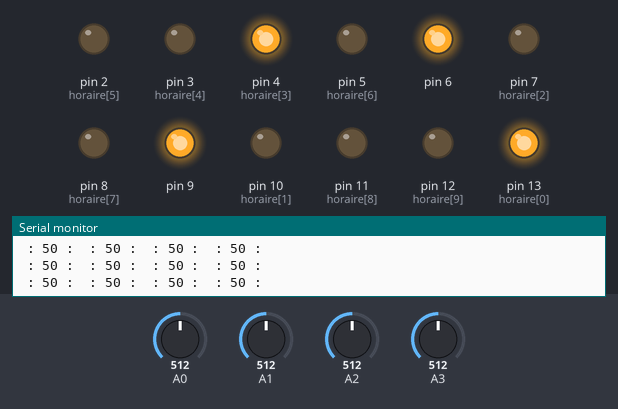
Simulated run of this sketch. Board: Arduino Uno, built with avr-gcc and run on an emulated ATmega328P. Parts: output pins drawn as LEDs (lit = HIGH), the last lines printed to the serial monitor. The inputs (shaded band) are chosen by the test bench; at power-on: A0 = 512, A1 = 512, A2 = 512, A3 = 512.

Above: at 5.8 s.
5.9 s: A0 set to 528
At 6.7 s:
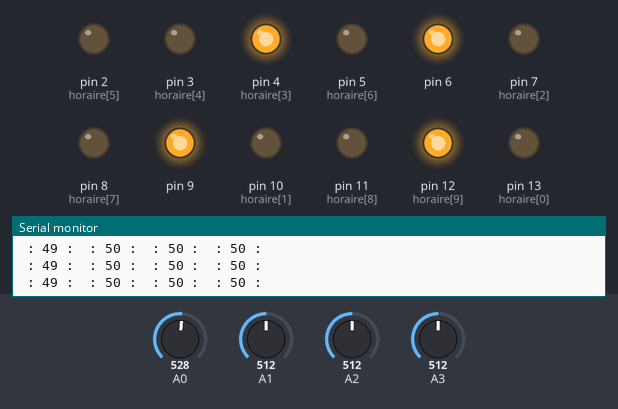
7.4 s: A1 set to 764
10.4 s: A1 set to 786
At 11.6 s:
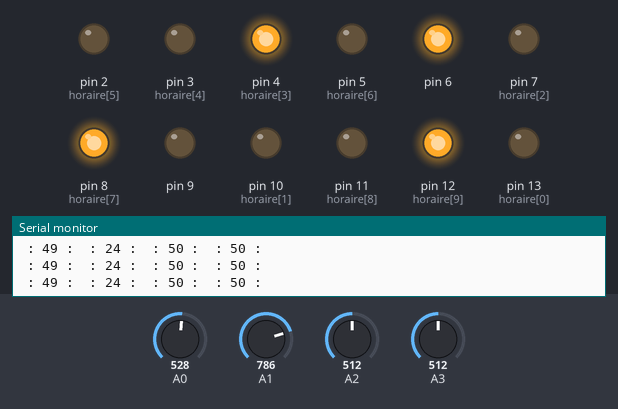
11.9 s: A2 set to 767
13.4 s: A2 set to 789
At 14.6 s:
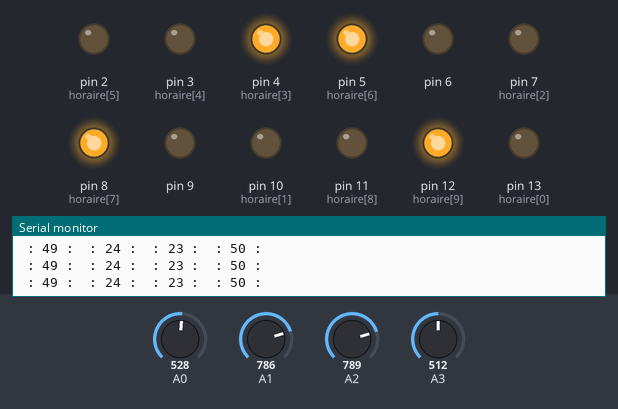
14.9 s: A3 set to 992
At 15.6 s:
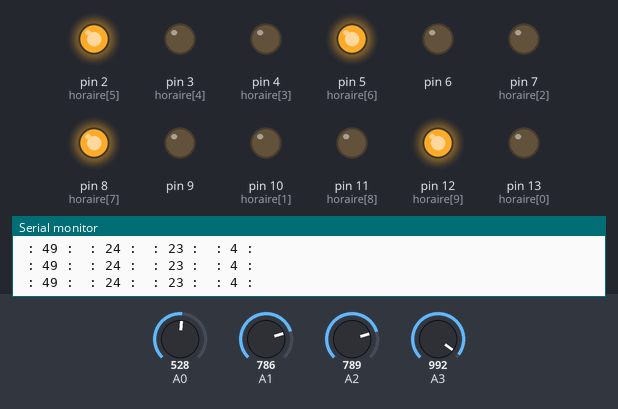
Timing chart, 0 to 17.4 s (numbered marks = the images above; inputs shaded):
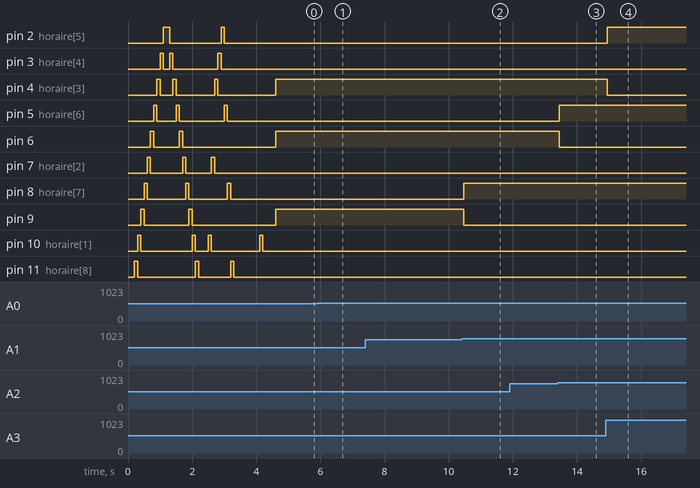

Measured:
- the behaviour switches between 521 and 522 on A0 (found by bisection; images 0 and 1)
- the behaviour switches between 777 and 778 on A1 (found by bisection; images 1 and 2)
- the behaviour switches between 777 and 778 on A2 (found by bisection; images 2 and 3)
- after the input at 5.9 s, pin 12 (horaire[9]): LOW → HIGH after 0.05 s; pin 13 (horaire[0]): HIGH → LOW after 0.05 s
- after the input at 10.4 s, pin 8 (horaire[7]): LOW → HIGH after 0.07 s; pin 9: HIGH → LOW after 0.07 s
- after the input at 13.4 s, pin 5 (horaire[6]): LOW → HIGH after 0.05 s; pin 6: HIGH → LOW after 0.05 s
- after the input at 14.9 s, pin 2 (horaire[5]): LOW → HIGH at once; pin 4 (horaire[3]): HIGH → LOW at once

The sketch:

plantes.ino
```cpp
//////////////////////////////////////////////////////////////////////
/////////////////////// PROJET ANALYSOL //////////////////////////////
//////////////////////////////////////////////////////////////////////
int horaire[] = {13,10,7,4,3,2,5,8,11,12,13};

void setup() {
 Serial.begin(9600);
  for(int i=2;i<14;i++){
    pinMode(i, OUTPUT);
  }

    // affichage sens 1
  for (int i = 13;i>1;i--){
    digitalWrite(i,HIGH);
    delay(100);
    digitalWrite(i,LOW);
  }

  // affichage sens 2
  for (int i = 2;i<14;i++){
    digitalWrite(i,HIGH);
    delay(100);
    digitalWrite(i,LOW);
  }

 // affichage horaire
 for (int i = 0;i<sizeof(horaire);i++){
 digitalWrite(horaire[i],HIGH);
 delay(100);
 digitalWrite(horaire[i],LOW);
 }


}

void loop() {
  // put your main code here, to run repeatedly:
  int Valcapt1 = 100- map(analogRead(A0),0,1023,0,100);
  int Valcapt2 = 100- map(analogRead(A1),0,1023,0,100);
  int Valcapt3 = 100- map(analogRead(A2),0,1023,0,100);
  int Valcapt4 = 100- map(analogRead(A3),0,1023,0,100);

  int valeurs[] = {Valcapt1,Valcapt2,Valcapt3,Valcapt4};
  for(int i=0;i<4;i++){
    Serial.print(" : ");
    Serial.print( valeurs[i] );
    Serial.print(" : ");
  }
  Serial.println(" ");

  //////////////////////////// valeur pour les plantes
          // PLANTE 1: // LYS
          int p1_phase1 = 50; //orange humide
          int p1_phase2 = 15; //seuil critique secheresse

          // PLANTE 2: // humide rouge et blanche
          int p2_phase1 = 65; //orange humide
          int p2_phase2 = 25; //seuil critique secheresse

          // PLANTE 3: // orchidée
          int p3_phase1 = 65; //orange humide
          int p3_phase2 = 25; //seuil critique secheresse

          // PLANTE 4: //GUSMANIA MAXIMA 1 arrosage fois par semaine
          int p4_phase1 = 50; //orange humide
          int p4_phase2 = 15; //seuil critique secheresse

/////////////////////////////// running du code

        /////////////////////// CODE PLANTE 1
if(Valcapt1 >= p1_phase1){
  digitalWrite(13,HIGH);
  digitalWrite(12,LOW);
  digitalWrite(11,LOW);
}
if(Valcapt1 >= p1_phase2 && Valcapt1 <p1_phase1){
  digitalWrite(13,LOW);
  digitalWrite(12,HIGH);
  digitalWrite(11,LOW);
}
if(Valcapt1 <p1_phase2){
  digitalWrite(13,LOW);
  digitalWrite(12,LOW);
  digitalWrite(11,HIGH);
}
        //////////////////////// CODE PLANTE 2
if(Valcapt2 >= p2_phase1){
  digitalWrite(10,HIGH);
  digitalWrite(9,LOW);
  digitalWrite(8,LOW);
}
if(Valcapt2 >= p2_phase2 && Valcapt2 <p2_phase1){
  digitalWrite(10,LOW);
  digitalWrite(9,HIGH);
  digitalWrite(8,LOW);
}
if(Valcapt2 <p2_phase2){
  digitalWrite(10,LOW);
  digitalWrite(9,LOW);
  digitalWrite(8,HIGH);
}
        //////////////////////// CODE PLANTE 3
if(Valcapt3 >= p3_phase1){
  digitalWrite(7,HIGH);
  digitalWrite(6,LOW);
  digitalWrite(5,LOW);
}
if(Valcapt3 >= p3_phase2 && Valcapt3 <p3_phase1){
  digitalWrite(7,LOW);
  digitalWrite(6,HIGH);
  digitalWrite(5,LOW);
}
if(Valcapt3 <p3_phase2){
  digitalWrite(7,LOW);
  digitalWrite(6,LOW);
  digitalWrite(5,HIGH);
}
        //////////////////////// CODE PLANTE 4
if(Valcapt4 >= p4_phase1){
  digitalWrite(4,HIGH);
  digitalWrite(3,LOW);
  digitalWrite(2,LOW);
}
if(Valcapt4 >= p4_phase2 && Valcapt4 <p4_phase1){
  digitalWrite(4,LOW);
  digitalWrite(3,HIGH);
  digitalWrite(2,LOW);
}
if(Valcapt4 <p4_phase2){
  digitalWrite(4,LOW);
  digitalWrite(3,LOW);
  digitalWrite(2,HIGH);
}
}
```
